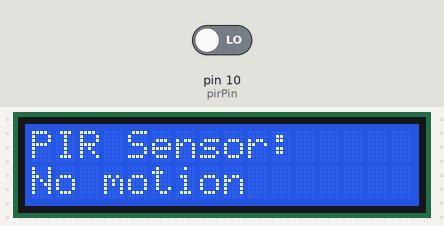
This sketch was run on a simulated Arduino Uno, built with avr-gcc and run on an emulated ATmega328P. On the bench: 16×2 character LCD. Inputs (shaded band) come from the test bench; at power-on: pin 10 (pirPin) LOW.

Above: at 1.2 s.
1.3 s: pin 10 (pirPin) driven HIGH
At 2.1 s:
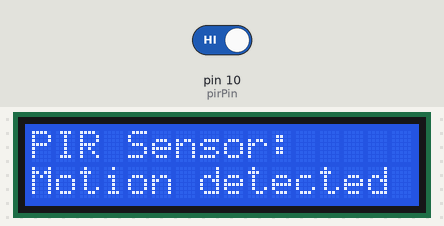
3.0 s: pin 10 (pirPin) driven LOW
At 3.4 s:
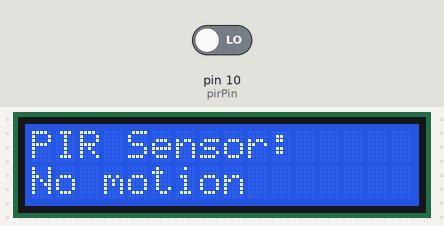
Timing chart, 0 to 6.0 s (numbered marks = the images above; inputs shaded):
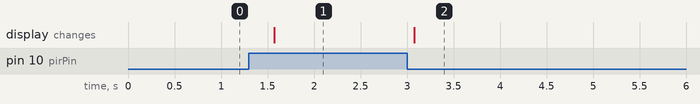

Measured:
- after the input at 1.3 s, the display: changes after 0.27 s (image 1)
- after the input at 3.0 s, the display: changes after 0.08 s (image 2)

The sketch:

Example11.ino
```cpp
#include <LiquidCrystal.h>

// Initialize the LCD with the numbers of the interface pins
LiquidCrystal lcd_1(12, 11, 5, 4, 3, 2);

// Define pin for the PIR sensor
const int pirPin = 10;

void setup() {
  // Set up the LCD's number of columns and rows
  lcd_1.begin(16, 2);

  // Initialize the PIR sensor pin
  pinMode(pirPin, INPUT);

  // Print a message to the LCD
  lcd_1.print("PIR Sensor:");
}

void loop() {
  // Read the state of the PIR sensor
  int pirState = digitalRead(pirPin);

  // Print the PIR sensor state on the LCD
  lcd_1.setCursor(0, 1);
  if (pirState == HIGH) {
    lcd_1.print("Motion detected");
  } else {
    lcd_1.print("No motion      "); // Clear previous reading
  }

  // Wait before the next reading
  delay(500);
}
```
